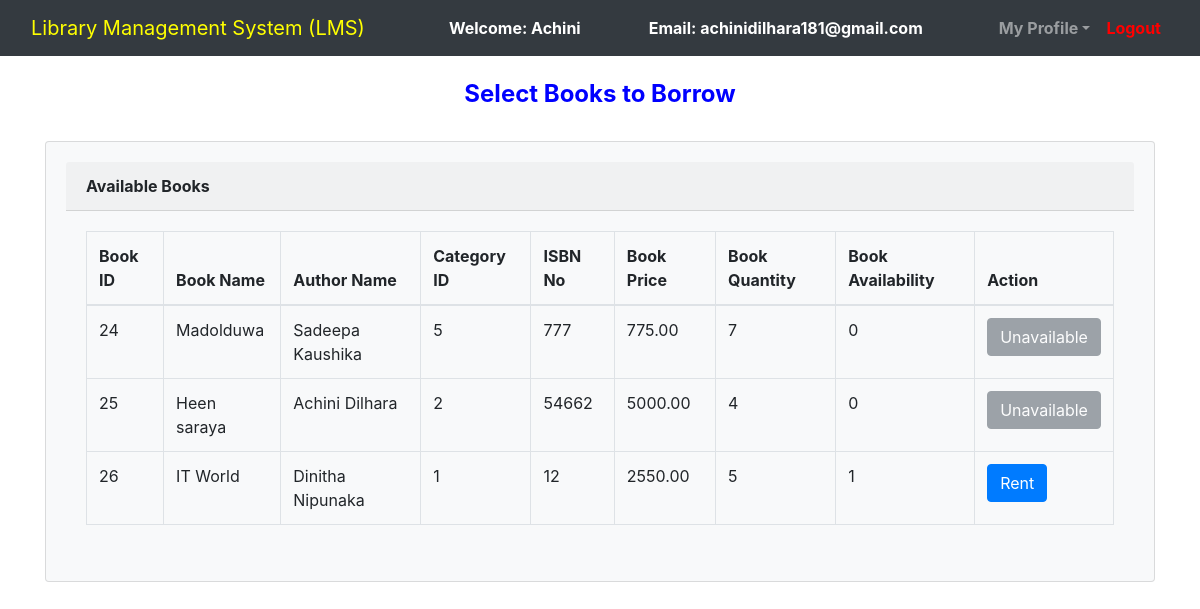
Screenshot of /select_books.php (signed in) with the database file from the repository.
### tables this page shows
CREATE TABLE `books` (
  `book_id` int(11) NOT NULL,
  `book_name` varchar(250) NOT NULL,
  `author_name` varchar(50) NOT NULL,
  `cat_id` int(11) NOT NULL,
  `isbn_no` int(11) NOT NULL,
  `book_price` decimal(10,2) NOT NULL,
  `book_quantity` int(5) NOT NULL,
  `book_availability` tinyint(1) NOT NULL
);

### select_books.php (the view, shortened to what this page needs)
<!DOCTYPE html>
<html>
<head>
	<link rel="stylesheet" type="text/css" href="bootstrap-4.4.1/css/bootstrap.min.css">
</head>
<body>
<nav class="navbar navbar-expand-lg navbar-dark bg-dark">
		<div class="container-fluid">
			<div class="navbar-header">
				<a class="navbar-brand" href="user_dashboard.php"style=color:yellow;>Library Management System (LMS)</style></a>
			</div>
			<font style="color: white"><span><strong>Welcome: <?php echo $_SESSION['name'];?></strong></span></font>
			<font style="color: white"><span><strong>Email: <?php echo $_SESSION['email'];?></strong></font>
		    <ul class="nav navbar-nav navbar-right">
		      <li class="nav-item dropdown">
	        	<a class="nav-link dropdown-toggle" data-toggle="dropdown"><b>My Profile</b></a>
		      </li>
		      <li class="nav-item">
		        <a class="nav-link" href="logout.php"style=color:red;><b>Logout</b></a>
		      </li>
		    </ul>
		</div>
	</nav><br>
	<div class="container">
	<center><h4 style=color:blue;><b>Select Books to Borrow</b></style></h4><br></center>
		<div class="card bg-light" style="padding: 20px;">
			<div class="card-header"><b>Available Books</b></div>
			<div class="card-body">
				<table class="table table-bordered table-hover">
					<thead>
						<tr>
							<th>Book ID</th>
							<th>Book Name</th>
							<th>Author Name</th>
							<th>Category ID</th>
							<th>ISBN No</th>
							<th>Book Price</th>
							<th>Book Quantity</th>
							<th>Book Availability</th>
							<th>Action</th>
						</tr>
					</thead>
					<tbody>
						<?php
						$connection = mysqli_connect("localhost","root","");
						$query = "SELECT * FROM books";
						$query_run = mysqli_query($connection,$query);
						while ($row = mysqli_fetch_assoc($query_run)){
							?>
							<tr>
								<td><?php echo $row['book_id']; ?></td>
								<td><?php echo $row['book_name']; ?></td>
								<td><?php echo $row['author_name']; ?></td>
								<td><?php echo $row['cat_id']; ?></td>
								<td><?php echo $row['isbn_no']; ?></td>
								<td><?php echo $row['book_price']; ?></td>
								<td><?php echo $row['book_quantity']; ?></td>
								<td><?php echo $row['book_availability']; ?></td>
								<td>
									<form method="post" action="">
										<?php if($row['book_availability'] > 0) { ?>
											<button type="submit" name="request_book" class="btn btn-primary">Rent</button>
										<?php } else { ?>
											<button type="button" class="btn btn-secondary" disabled>Unavailable</button>
										<?php } ?>
									</form>
								</td>
							</tr>
							<?php
						}
						?>
					</tbody>
				</table>
			</div>
		</div>
	</div>
</body>
</html>

### rows the page displays
books: book_id "24", book_name "Madolduwa", author_name "Sadeepa Kaushika", cat "5", isbn_no "777", book_price "775.00", book_quantity "7", book_availability "0", shows "Unavailable"
books: book_id "25", book_name "Heen saraya", author_name "Achini Dilhara", cat "2", isbn_no "54662", book_price "5000.00", book_quantity "4", book_availability "0", shows "Unavailable"
books: book_id "26", book_name "IT World", author_name "Dinitha Nipunaka", cat "1", isbn_no "12", book_price "2550.00", book_quantity "5", book_availability "1", shows "Rent"

### other values shown
$_SESSION['name'] "Achini"
$_SESSION['email'] "achinidilhara181@gmail.com"
